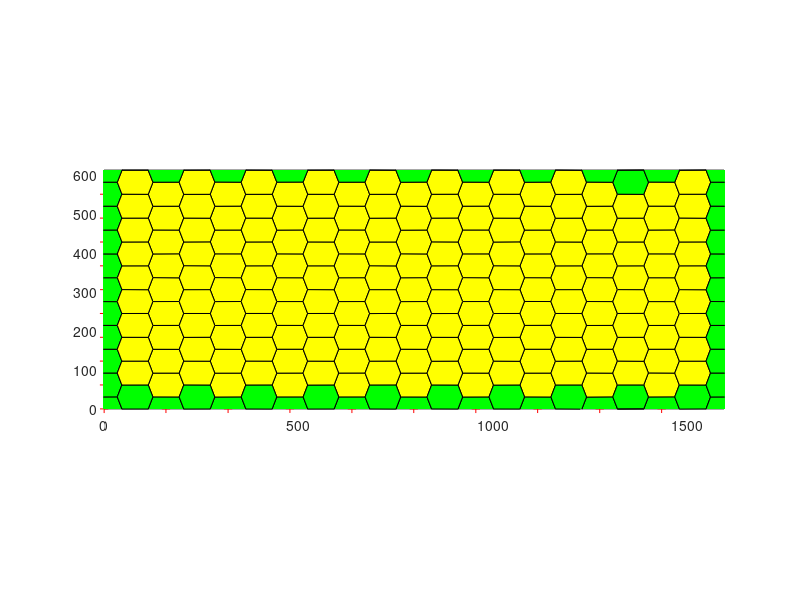

The MATLAB source for this figure:
%%%%%%%%%%%%%%%%%%%%%%%%%%%%%%%%%%%%%%%%%%%%%%%%%%%%%%%%%%%%%%%%%%%%%%%%%%%
% This script produces a txt file with the initial conditions needed to run the 
% vertex model cpp exicutable. The Global values are set by the user. The
% cell positions are a honeycomb tilling of the plane. The resulting txt file
% contians all the global parameter values and cell, edge, and vertex
% locatons and neighbors. 
%
% To use this file specify the name of the output txt file and the number
% of cells you would like in your tissue. You may wish to modify some
% global parameters to fit your needs. 
%%%%%%%%%%%%%%%%%%%%%%%%%%%%%%%%%%%%%%%%%%%%%%%%%%%%%%%%%%%%%%%%%%%%%%%%%%%
clear

%% Inputs needed
INITIALSTEPSIZE = 0.0001;    %Initial stepsize for the numberic integrator 
nomfichier=strcat('mytissue_backtrack_fix','.txt');  %the file name
n=10;                       %1/2 of the Cells per row
m=10;                       %Cells per collumn 
r=89542;                    %Seed for the random number generators

%% Global Parameters 
GAMMA =10;                  %Tension on an edge
l= sqrt(2) * 25;            %Average edge length
t0 = 1;                     %Standard unit of time 
RLXLY = 1;                  %Ratio of LX to LY (used to make rectangular boxes) 
Ratio = 0.3;                %ratio of pressure to tension forces (standard value 0.3)
Ralpha=100;                   %Ralpha=10 means the box evolves 10 times slower then the vertices
TOTALTIME =	80;             %How long to run the simulation 
CURRENTTIME = 0.0;          %The initial time
TIMEINTERVAL =	0.1;        %How often to output the current configuration of the tissue
%INITIALSTEPSIZE = 0.002;    %Initial stepsize for the numberic integrator 
error_tolerance_absolute_mechanical = 0.01;  %Error tolerence for use with the adaptive stepsize integrators 
LX=n*3*l+1;
LY=m*sqrt(3)*l+1; 
NCells=n*m*2;
A0 = 4033.1139     ;                    %LX*LY/NCells;                   %Cells want to have area A0
%Here, I'm making a strain test for the hexagonal lattice by calculating
%what the preferred area should be for the initial area of all the cells to
% the equilibrium area.
MINAREA = A0/100;                    %Minimum allowed cell area (smaller cells will be removed)
MINLENGTH =	l/40;                    %Minimum edge length (smaller edges will be merged to form a fourfold vertex
NEWEDGELENGTH =	l/20;                %Length of a new edge created in the T1 process
% K = Ratio * GAMMA / l^3 ;           %for pressure=K(A-A0)
K = Ratio * 10 * GAMMA / l;          %for pressure=K(1-A/A0)
Alpha_M = GAMMA*t0/l;                % Drag coefficent
TISSUE_ALPHA = 10000000000000000000000000 * Alpha_M;%10000000*Ralpha*Alpha_M;       % How fast the box size updates relative to the vertex motion
TISSUE_EXT_STRESS_Y = 0;             % External Stress on the tissue (positive values expancile) 
TISSUE_EXT_STRESS_X = 0;
P0 = 3.722 * sqrt(A0);
LAMBDA = K / 0.05; % mimics Manning Model 
%% Create the Hexagonal tillining 
SEED = r;
rng(SEED); 
f2=figure();
offset=0.01*l; 
Points1=zeros(NCells,2); 
k=1; 
strainx = .5;

%Grid One
for i=0:n-1
    for j=0:m-1
        Points1(k,:)=[(3*i*l +rand()*offset)*(1 +strainx) ,sqrt(3)*j*l+rand()*offset]; 
        k=k+1; 
    end
end
% Grid two

for i=0:n-1
    for j=0:m-1
        Points1(k,:)=[((3*i+3/2)*l +rand()*offset)* (1 + strainx) , (sqrt(3)*j+sqrt(3)/2)*l+rand()*offset]; 
        k=k+1; 
    end
end

LX = LX * (1 + strainx);
Pointsa=Points1+[LX *ones(NCells,1) LY*zeros(NCells,1)];
Pointsb=Points1-[LX*zeros(NCells,1) LY*ones(NCells,1)];
Pointsc=Points1-[LX*ones(NCells,1) LY*zeros(NCells,1)];
Pointsd=Points1+[LX*zeros(NCells,1) LY*ones(NCells,1)];
Pointse=Points1+[LX*ones(NCells,1) LY*ones(NCells,1)];
Pointsf=Points1+[LX*ones(NCells,1) -LY*ones(NCells,1)];
Pointsg=Points1+[-LX*ones(NCells,1) LY*ones(NCells,1)];
Pointsh=Points1+[-LX*ones(NCells,1) -LY*ones(NCells,1)];
Pointst=[Points1; Pointsa; Pointsb; Pointsc; Pointsd; Pointse; Pointsf; Pointsg; Pointsh];
[v,c]=voronoin(Pointst); 


%% Plot a Representation of the result
set(0,'CurrentFigure',f2);
plot(Points1(:,1),Points1(:,2),'r+');
for i = 1:length(c) 
    %ca are the cells that are in the interior only
    IN=(all(v(c{i},1)>0)&all(v(c{i},1)<LX)&all(v(c{i},2)>0)&all(v(c{i},2)<LY));
    %ca have cells that are at the border
    IN2=(any(v(c{i},1)>0)&any(v(c{i},1)<LX)&any(v(c{i},2)>0)&any(v(c{i},2)<LY))&(~IN);
    if (all(c{i}~=1)&&IN)  
    set(0,'CurrentFigure',f2)
    patch(v(c{i},1),v(c{i},2),'y'); % use color yellow.
    end
    % cells crossing the border
    if (all(c{i}~=1)&&(IN2))  
    set(0,'CurrentFigure',f2)
    patch(v(c{i},1),v(c{i},2),'g'); % use color green.
    end
end
set(0,'CurrentFigure',f2)
axis equal
xlim([0 LX]);
ylim([0 LY]);


for i = 1:length(c)
   INGLOBAL=any((v(c{i},1)>0)&v(c{i},1)<LX&v(c{i},2)>0&v(c{i},2)<LY);
   if INGLOBAL
       ListVertex=c{i};
       area=0;
       for k=1:length(c{i})
           kplus=mod(k,length(c{i}))+1;
           area=area+v(c{i}(k),1)*v(c{i}(kplus),2)-v(c{i}(kplus),1)*v(c{i}(k),2);
       end
       if(area<0) c{i}=fliplr(c{i}); end
   end
end

%% Export to a txt file
fid=fopen(nomfichier,'wt');
fprintf(fid, 'Voronoi Tesselation Data: \n');
fprintf(fid, 'NumbCells %d \t rng %d \n', NCells, r);
fprintf(fid, 'ratio pressure to tension\t%f\n', Ratio);
fprintf(fid, 'Global:\n');
fprintf(fid, 'LX\t%f\nLY\t%f\n', LX, LY);
fprintf(fid, 'A0\t%f\n', A0);
fprintf(fid, 'SEED\t%d\n', SEED);
fprintf(fid, 'TIMEINTERVAL\t%f\n', TIMEINTERVAL);
fprintf(fid, 'MINAREA\t%f\n', MINAREA);
fprintf(fid, 'MINLENGTH\t%f\n', MINLENGTH);
fprintf(fid, 'NEWEDGELENGTH\t%f\n', NEWEDGELENGTH);
fprintf(fid, 'K\t%f\n', K);
fprintf(fid, 'GAMMA\t%f\n', GAMMA);
fprintf(fid, 'LAMBDA\t%f\n', LAMBDA);
fprintf(fid, 'P0\t%f\n', P0);
fprintf(fid, 'TOTALTIME\t%f\n', TOTALTIME);
fprintf(fid, 'CURRENTTIME\t%f\n', CURRENTTIME);
fprintf(fid, 'INITIALSTEPSIZE\t%f\n', INITIALSTEPSIZE);
fprintf(fid, 'error_tolerance_absolute_mechanical\t%f\n', error_tolerance_absolute_mechanical);
fprintf(fid, 'TISSUE_ALPHA\t%f\n', TISSUE_ALPHA);
fprintf(fid, 'ALPHAM\t%f\n', Alpha_M);
fprintf(fid, 'TISSUE_EXT_STRESS_X\t%f\n', TISSUE_EXT_STRESS_X);
fprintf(fid, 'TISSUE_EXT_STRESS_Y\t%f\n', TISSUE_EXT_STRESS_Y);

fprintf(fid, 'endGlobal\n'); 
fprintf(fid, 'Vertices\n');
fprintf(fid, 'id\tx\ty\n');

NbVertex=0;
CentralVertices=zeros(length(v),2);
for i = 2:length(v)   % v(1) is always a point at infinity, so skip (NOTED ADDED BY DKL 7/5/10)
   if(v(i,1)>0&&v(i,1)<LX&&v(i,2)>0&&v(i,2)<LY)
       fprintf(fid,'%d',i); 
       fprintf(fid,'\t %2.4f',v(i,1));
       fprintf(fid,'\t %2.4f',v(i,2));
       fprintf(fid,'\n');
       NbVertex=NbVertex+1;
       CentralVertices(NbVertex,1)=v(i,1);
       CentralVertices(NbVertex,2)=v(i,2);
   end
end

CentralVertices=CentralVertices(1:NbVertex,1:2);
EqVertex=zeros(NbVertex,1);

for i = 2:length(v)
   vcorrige=zeros(1,2);
   vtest=v(i,:);

   if (vtest(1)>0&&vtest(1)<LX&&vtest(2)>0&&vtest(2)<LY) vcorrige=vtest;end
   vtest=v(i,:)-LX*[1 0];
   if (vtest(1)>0&&vtest(1)<LX&&vtest(2)>0&&vtest(2)<LY) vcorrige=vtest;  end
   vtest=v(i,:)-LY*[0 1];
   if (vtest(1)>0&&vtest(1)<LX&&vtest(2)>0&&vtest(2)<LY) vcorrige=vtest;  end
   vtest=v(i,:)+LX*[1 0];
   if (vtest(1)>0&&vtest(1)<LX&&vtest(2)>0&&vtest(2)<LY) vcorrige=vtest;  end
   vtest=v(i,:)+LY*[0 1];
   if (vtest(1)>0&&vtest(1)<LX&&vtest(2)>0&&vtest(2)<LY) vcorrige=vtest;  end
   vtest=v(i,:)-[LX LY];
   if (vtest(1)>0&&vtest(1)<LX&&vtest(2)>0&&vtest(2)<LY) vcorrige=vtest;  end
   vtest=v(i,:)-[LX -LY];
   if (vtest(1)>0&&vtest(1)<LX&&vtest(2)>0&&vtest(2)<LY) vcorrige=vtest;  end
   vtest=v(i,:)+[LX LY];
   if (vtest(1)>0&&vtest(1)<LX&&vtest(2)>0&&vtest(2)<LY) vcorrige=vtest;  end
   vtest=v(i,:)+[LX -LY];
   if (vtest(1)>0&&vtest(1)<LX&&vtest(2)>0&&vtest(2)<LY) vcorrige=vtest;  end
   column=find(all(abs((repmat(vcorrige,size(v,1),1))'-v')<0.000001));%strmatch(vcorrige, v);
   if(~isempty(column))
       EqVertex(i)=column;
   end

end

fprintf(fid, 'Edges\n');
fprintf(fid, 'id\tvertex1\tvertex2\txflag\tyflag\n');
NbEdgeMax=3*NbVertex;
Edges.Vertices=zeros(NbEdgeMax,2);
Edges.Crossx12=zeros(NbEdgeMax,1);
Edges.Crossx21=zeros(NbEdgeMax,1);
Edges.Crossy12=zeros(NbEdgeMax,1);
Edges.Crossy21=zeros(NbEdgeMax,1);

EdgeIncrement=0; %the number of the edge so you get 1,2,3,4 as edge lables
for i = 1:length(c) %For each vertex
   INGLOBAL=any( (v(c{i},1)>0) & v(c{i},1)<LX & v(c{i},2)>0 & v(c{i},2)<LY);
   if INGLOBAL %If it is in the reigon of intrest
       ListVertex=c{i}; %list of edges in each cell in the reigon 
       for j=1:length(ListVertex) %for each edge in the cell
           testdejainscrit=0;
           % if we look at the current edge is in the list
           for k=1:EdgeIncrement
               if ((EqVertex((ListVertex(j)))==Edges.Vertices(k,1)...
                       &&EqVertex(ListVertex(mod(j,length(ListVertex))+1))==Edges.Vertices(k,2))...%the modulus is to be on that loop
                       ||...
                       (EqVertex(ListVertex(j))==Edges.Vertices(k,2)...
                       &&EqVertex(ListVertex(mod(j,length(ListVertex))+1))==Edges.Vertices(k,1)))
                   testdejainscrit=1;
               else
               end
           end
           % if it is not there we added at the end
           if(~testdejainscrit)
               EdgeIncrement=EdgeIncrement+1;
               Edges.Vertices(EdgeIncrement,1)=EqVertex(ListVertex(j)); %the first vertex
               Edges.Vertices(EdgeIncrement,2)=EqVertex(ListVertex(mod(j,length(ListVertex))+1)); %the second vertex
               Vertex1encours=ListVertex(j);
               Vertex1encourseq=EqVertex(ListVertex(j));
               Vertex2encours=ListVertex(mod(j,length(ListVertex))+1);
               Vertex2encourseq=EqVertex(ListVertex(mod(j,length(ListVertex))+1));
               % and is written in the file
               fprintf(fid,'%d',EdgeIncrement);
               fprintf(fid,'\t %d', Edges.Vertices(EdgeIncrement,1));
               fprintf(fid,'\t %d', Edges.Vertices(EdgeIncrement,2));
               % must be a test to see if the one-vertex through a
               % rating (a vertex in, one out) 2-if there are two vertices
               % out but through the side anyway (happens on the corner)
               VertexCross21=(EqVertex(ListVertex(j))~=ListVertex(j))&&(EqVertex(ListVertex(mod(j,length(ListVertex))+1))==ListVertex(mod(j,length(ListVertex))+1));
               VertexCross12=(EqVertex(ListVertex(j))==ListVertex(j))&&(EqVertex(ListVertex(mod(j,length(ListVertex))+1))~=ListVertex(mod(j,length(ListVertex))+1));
               % cas 1

               %  x12=x21=y12=y21=0;

               %Periodic boundary condition testing
               if((EqVertex(ListVertex(j))~=ListVertex(j))&&(EqVertex(ListVertex(mod(j,length(ListVertex))+1))==ListVertex(mod(j,length(ListVertex))+1)))
                   if(v(ListVertex(j),1)<0) Edges.Crossx12(EdgeIncrement)=1;%fprintf(fid,' xCrossBoundary12');
                       %    x12=1;
                   end
                   if(v(ListVertex(j),1)>LX) Edges.Crossx21(EdgeIncrement)=1;%fprintf(fid,' xCrossBoundary21');
                       %   x21=1;
                   end
                   if(v(ListVertex(j),2)<0) Edges.Crossy12(EdgeIncrement)=1;%fprintf(fid,' yCrossBoundary12');
                       %   y12=1;
                   end
                   if(v(ListVertex(j),2)>LY) Edges.Crossy21(EdgeIncrement)=1;%fprintf(fid,' yCrossBoundary21');
                       %    y21=1;
                   end
               end
               if((EqVertex(ListVertex(j))==ListVertex(j))&&(EqVertex(ListVertex(mod(j,length(ListVertex))+1))~=ListVertex(mod(j,length(ListVertex))+1)))
                   if(v(ListVertex(mod(j,length(ListVertex))+1),1)<0) 
                       Edges.Crossx21(EdgeIncrement)=1;
                   end
                   if(v(ListVertex(mod(j,length(ListVertex))+1),1)>LX) 
                       Edges.Crossx12(EdgeIncrement)=1;
                   end
                   if(v(ListVertex(mod(j,length(ListVertex))+1),2)<0) 
                       Edges.Crossy21(EdgeIncrement)=1;
                   end
                   if(v(ListVertex(mod(j,length(ListVertex))+1),2)>LY) 
                       Edges.Crossy12(EdgeIncrement)=1;
                   end
               end
               %cas 2
               if((EqVertex(ListVertex(j))~=ListVertex(j))&&(EqVertex(ListVertex(mod(j,length(ListVertex))+1))~=ListVertex(mod(j,length(ListVertex))+1)))
                   % if the vertex is in the range which is not
                   % moving in the same direction, is that both
                   % ends of the edge are not contained in the same
                   % in the time interval.
                   v1=v(ListVertex(j),:);
                   v2=v(ListVertex(mod(j,length(ListVertex))+1),:);
                   eqv1=v(EqVertex(ListVertex(j)),:);
                   eqv2=v(EqVertex(ListVertex(mod(j,length(ListVertex))+1)),:);
                   %Periodic boundary condition chehck again
                   if(v2(1)>v1(1))&&(eqv2(1)<eqv1(1)) 
                       Edges.Crossx12(EdgeIncrement)=1;
                   end
                   if(v2(1)<v1(1))&&(eqv2(1)>eqv1(1)) 
                       Edges.Crossx21(EdgeIncrement)=1;
                   end
                   if (v2(2)>v1(2))&&(eqv2(2)<eqv1(2))
                       Edges.Crossy12(EdgeIncrement)=1;
                   end
                   if (v2(2)<v1(2))&&(eqv2(2)>eqv1(2)) 
                       Edges.Crossy21(EdgeIncrement)=1;
                   end
               end
              
               %New output added by MS 4/17/2014
               if ( (Edges.Crossx12(EdgeIncrement)==1) || (Edges.Crossx21(EdgeIncrement)==1) )
                   newxflag=1;
               end
               if ( (Edges.Crossx12(EdgeIncrement)==0) && (Edges.Crossx21(EdgeIncrement)==0) )
                   newxflag=0;
               end
               if ( (Edges.Crossy12(EdgeIncrement)==1) || (Edges.Crossy21(EdgeIncrement)==1) )
                   newyflag=1;
               end
               if ( (Edges.Crossy12(EdgeIncrement)==0) && (Edges.Crossy21(EdgeIncrement)==0) )
                   newyflag=0;
               end
               
               fprintf(fid,'\t %d \t %d \n', newxflag, newyflag);

           end
       end

   end
end

cinside=cell(length(c),1);
CellIncrement=0;
for i=1:length(c)
   INGLOBAL=any((v(c{i},1)>0)&v(c{i},1)<LX&v(c{i},2)>0&v(c{i},2)<LY);
   if INGLOBAL
       CellIncrement=CellIncrement+1;
       cinside{CellIncrement}=EqVertex(c{i});

   end
end
NbCellsInside=CellIncrement;
cinside=cinside(1:NbCellsInside);
cinside2=cell(NbCellsInside,1);
CellIncrement=0;
for i=1:NbCellsInside
   dejavu=false;
   for j=1:i-1
       if ((length(cinside{i})==length(cinside{j}))&&all(sort(cinside{i})==sort(cinside{j}))) dejavu=true; end
   end
   if (~dejavu) CellIncrement=CellIncrement+1;cinside2{CellIncrement}=cinside{i}; end
end
cinside2=cinside2(1:CellIncrement);
fprintf(fid, 'Cells\n');
fprintf(fid, 'id\tA0\tEdgeNumb\tEdgeList\n');
for i=1:length(cinside2)
   ListVertex=c{i};
   fprintf(fid,'%d\t%f\t%d\t',i, A0, length(ListVertex));
   for j=1:length(ListVertex)
       NumeroEdge=0;
       % if we look at the current edge is in the list
       for k=1:EdgeIncrement
           if (EqVertex((ListVertex(j)))==Edges.Vertices(k,1)...
                   &&EqVertex(ListVertex(mod(j,length(ListVertex))+1))==Edges.Vertices(k,2))
               NumeroEdge=k;
           end % modulo is to be on that loop
           if(EqVertex(ListVertex(j))==Edges.Vertices(k,2)...
                   &&EqVertex(ListVertex(mod(j,length(ListVertex))+1))==Edges.Vertices(k,1))
               NumeroEdge=k; %MS change to always be positive
           end
       end
       % and is written in the file
       fprintf(fid,'%d,',NumeroEdge);
   end
   fprintf(fid, '\n');
end
fprintf(fid, 'End\n');
fclose(fid);
